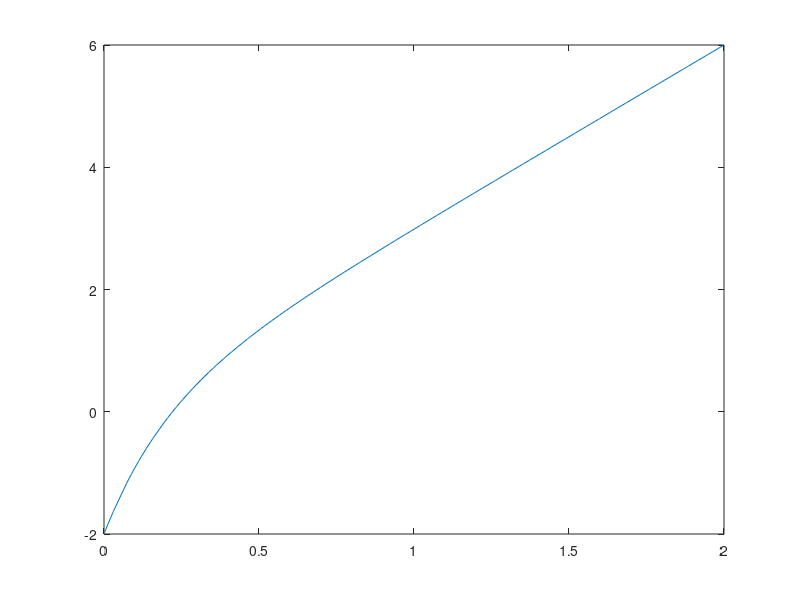

This chart was generated by the following MATLAB code: (Note: this script raises an error after producing the figure.)
x=rand(1,200);
 x=2*x; %para estar entre 0 y 2
%se mete una semilla c(1)=3, c(2)=-2 y c(3)=5
y=3*x-2*exp(-5*x);
plot(x,y) %mal pintado
plot(x,y,'x')
x=sort(x);% se pone ordenado
y=3*x-2*exp(-5*x);
plot(x,y); %ahora si
c=ajuste('fun',x,y,[2.5,-1.7,6])%Ahora el programa ajuste con una semilla muy parecida.
%Si se cambian los valores de la semilla:
c=ajuste('fun',x,y,[2.5,1.7,1]) %se ve como ajusta
c=ajuste('fun',x,y,[-2.5,1.7,-3]) %aqui ya cambia el mucho el ajuste y no devuelve los coeficientes semilla originales
%Ahora metiendo ruido en los datos:
yn=y+0.5*randn(1,200);
c=ajuste('fun',x,yn,[2.5,-1.7,3])%realiza el ajuste de una nube de puntos
%Ahora se prueba el programa ejemplo
ejemplo %[3,0.2,1] por ejemplo...con y sin ruido




